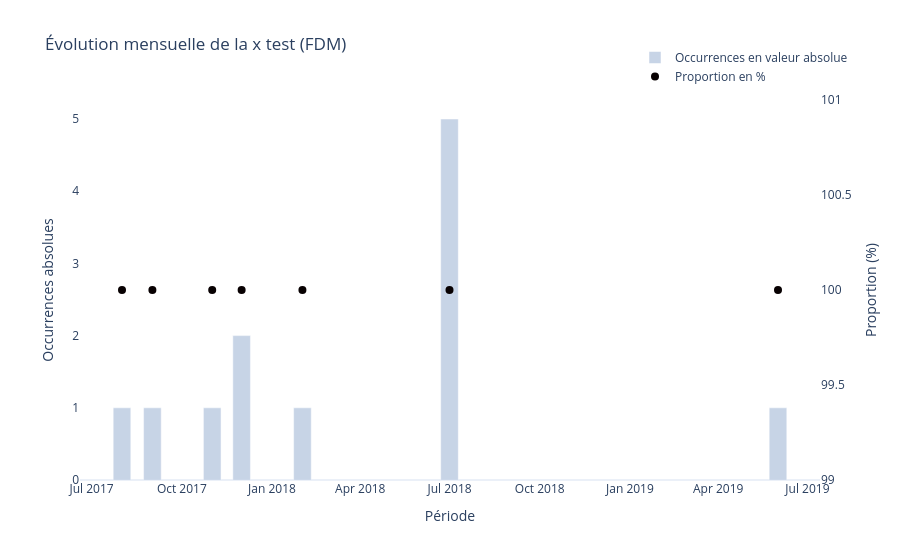

Notebook code cell kept with this figure:
### Code cell
# Tableau et graphique des évolutions mensuel
diachronique_général(df_test, periode="mois", colonne_condition="test", suffixe="FDM", préfixe="x")

### Figure 1 — Plotly figure (JSON) as saved in the notebook; plotly's stock layout.template omitted (floating-point values rounded to 4 significant figures)
{"data": [{"hovertemplate": "<b>Période : %{x}</b><br>Occurrences : %{y}", "marker": {"color": "#91AACF"}, "name": "Occurrences en valeur absolue", "opacity": 0.5, "type": "bar", "x": ["2017-08", "2017-09", "2017-11", "2017-12", "2018-02", "2018-07", "2019-06"], "y": [1, 1, 1, 2, 1, 5, 1], "yaxis": "y"}, {"hovertemplate": "<b>Période : %{x}</b><br>Proportion : %{y:.2f}%<br>", "line": {"color": "#080102", "width": 2.7}, "marker": {"size": 8, "symbol": "circle"}, "mode": "markers", "name": "Proportion en %", "type": "scatter", "x": ["2017-08", "2017-09", "2017-11", "2017-12", "2018-02", "2018-07", "2019-06"], "y": [100.0, 100.0, 100.0, 100.0, 100.0, 100.0, 100.0], "yaxis": "y2"}], "layout": {"bargap": 0.4, "legend": {"bgcolor": "rgba(255,255,255,0.7)", "x": 0.75, "y": 1.15}, "title": {"text": "Évolution mensuelle de la x test (FDM)"}, "xaxis": {"title": {"text": "Période"}}, "yaxis": {"showgrid": false, "title": {"text": "Occurrences absolues"}}, "yaxis2": {"overlaying": "y", "showgrid": false, "side": "right", "title": {"text": "Proportion (%)"}}}}
